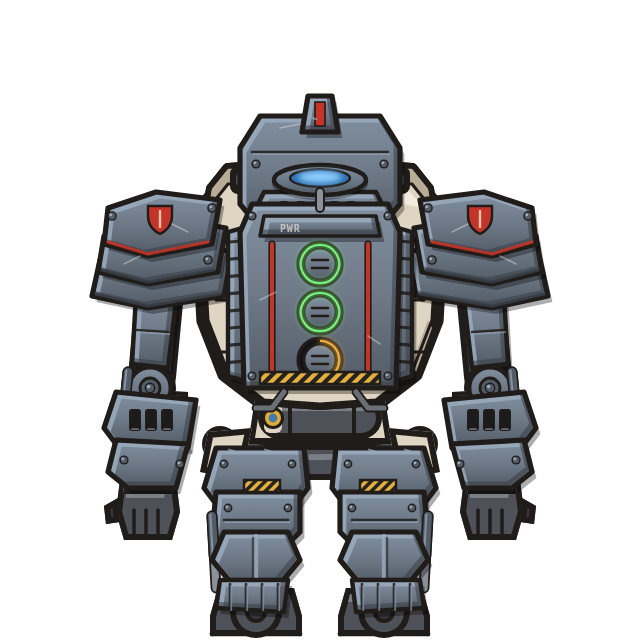
#> input picture Source/Art/frame/armor/armor_heavy_suit_north@2x.png, 640 x 640 px, given in place of 5bfa7880-image.jpg, which was not available
$ python pill_fit2.py out.png
#> lines starting #> are read from the running program, lines starting #| are printed output that depends on the picture; pictures that were not available may be replaced by others from this repository, and a replacement may not be noted
"""Pill-body sheets (east/south/north per suit) broken into pieces and fitted to our frame canvas, any number of
suits. Part cuts are given relative to each view's box (taken from the first sheet), colour rules per suit.
    python3 pill_fit2.py <out dir>"""
import colorsys, sys
import numpy as np
from PIL import Image, ImageDraw, ImageFilter
from scipy import ndimage
from scipy.cluster.vq import kmeans2
import vtracer

out = sys.argv[1]
UP = 3
U = '/root/.claude/uploads/5d357003-b193-5b47-8842-37bd7505c103/'
# part cuts relative to the view box (x, y in 0..1), from the first sheet
def rel(box, poly):
    x0, y0, x1, y1 = box
    return [((x - x0) / (x1 - x0), (y - y0) / (y1 - y0)) for x, y in poly]
B0 = {'south': (348, 64, 674, 562), 'north': (694, 64, 1008, 562), 'east': (14, 64, 312, 562)}
CUTS = {
    'south': [('pauldron_left', rel(B0['south'], [(348, 175), (448, 175), (448, 305), (348, 305)])),
              ('pauldron_right', rel(B0['south'], [(574, 175), (674, 175), (674, 305), (574, 305)])),
              ('helmet', rel(B0['south'], [(415, 64), (607, 64), (607, 240), (415, 240)])),
              ('groin', rel(B0['south'], [(476, 440), (548, 440), (548, 530), (476, 530)])),
              ('belt', rel(B0['south'], [(348, 408), (674, 408), (674, 462), (348, 462)])),
              ('chest', rel(B0['south'], [(398, 228), (626, 228), (626, 410), (398, 410)]))],
    'north': [('pauldron_left', rel(B0['north'], [(694, 178), (790, 178), (790, 300), (694, 300)])),
              ('pauldron_right', rel(B0['north'], [(912, 178), (1008, 178), (1008, 300), (912, 300)])),
              ('helmet', rel(B0['north'], [(750, 64), (950, 64), (950, 168), (750, 168)])),
              ('groin', rel(B0['north'], [(792, 432), (910, 432), (910, 528), (792, 528)])),
              ('belt', rel(B0['north'], [(694, 405), (1008, 405), (1008, 460), (694, 460)])),
              ('chest', rel(B0['north'], [(744, 160), (958, 160), (958, 407), (744, 407)]))],
    'east': [('pack', rel(B0['east'], [(14, 120), (100, 120), (100, 410), (14, 410)])),
             ('shoulder', rel(B0['east'], [(96, 188), (240, 188), (240, 335), (96, 335)])),
             ('helmet', rel(B0['east'], [(90, 64), (312, 64), (312, 245), (240, 245), (240, 188), (90, 188)])),
             ('belt', rel(B0['east'], [(14, 405), (312, 405), (312, 468), (14, 468)])),
             ('chest', rel(B0['east'], [(96, 186), (312, 186), (312, 407), (96, 407)]))],
}
PLACE = {
    'south': {'helmet': (160, 46, None, 78), 'chest': (160, 100, None, 130), 'pauldron_left': (80, None, 126, 64),
              'pauldron_right': (240, None, 126, 64), 'belt': (160, 200, None, 128), 'groin': (160, 214, None, 34)},
    'north': {'helmet': (160, 48, None, 80), 'chest': (160, 98, None, 130), 'pauldron_left': (78, None, 128, 62),
              'pauldron_right': (242, None, 128, 62), 'belt': (160, 200, None, 128), 'groin': (160, 212, None, 46)},
    'east': {'pack': (112, 92, None, 34), 'helmet': (166, 46, None, 84), 'chest': (158, 100, None, 92),
             'shoulder': (160, None, 142, 58), 'belt': (160, 200, None, 92)},
}
ORDER = {'south': ['belt', 'groin', 'chest', 'pauldron_left', 'pauldron_right', 'helmet'],
         'north': ['belt', 'groin', 'chest', 'helmet', 'pauldron_left', 'pauldron_right'],
         'east': ['pack', 'belt', 'chest', 'helmet', 'shoulder']}

def keep_classic(h, s, v):   return v > 0.82 and s < 0.15                       # the white star
def keep_mining(h, s, v):    return v > 0.86 and s < 0.5                        # headlamps
def keep_future(h, s, v):    return s > 0.45 and v > 0.45                       # red visor, orange/cyan lights
SUITS = {
    'classic': (U + '5bfa7880-image.jpg', B0, keep_classic),
    'mining': (U + '7d027756-image.jpg', {'east': (12, 52, 250, 430), 'south': (290, 55, 540, 425), 'north': (565, 55, 815, 430)}, keep_mining),
    'future': (U + '7d027756-image.jpg', {'east': (15, 565, 255, 945), 'south': (290, 570, 545, 945), 'north': (565, 565, 815, 950)}, keep_future),
}

def reduce(rgb, alpha, keep, k=8):
    px = np.array(rgb).reshape(-1, 3).astype(float); on = alpha.reshape(-1) > 0
    cent, lab = kmeans2(px[on], k, minit='++', seed=3)
    res = []
    for c in cent:
        r, g, b = c / 255; h, s, v = colorsys.rgb_to_hsv(r, g, b); lum = 0.3 * r + 0.59 * g + 0.11 * b
        if keep(h, s, v): res.append(c)
        elif lum < 0.12: res.append(np.array([44, 40, 40.0]))
        else:
            g_ = min(235, 30 + lum * 255 * 1.35); res.append(np.array([g_, g_, g_ + 3]))
    q = np.zeros_like(px); q[on] = np.array(res)[lab]
    return np.dstack([q.reshape(alpha.shape + (3,)).astype(np.uint8), alpha])

for suit, (src, boxes, keep) in SUITS.items():
    sheet = Image.open(src).convert('RGB'); BG = np.array(sheet.getpixel((5, 5)), float)
#> after `sheet = Image.open(src).convert('RGB')`:
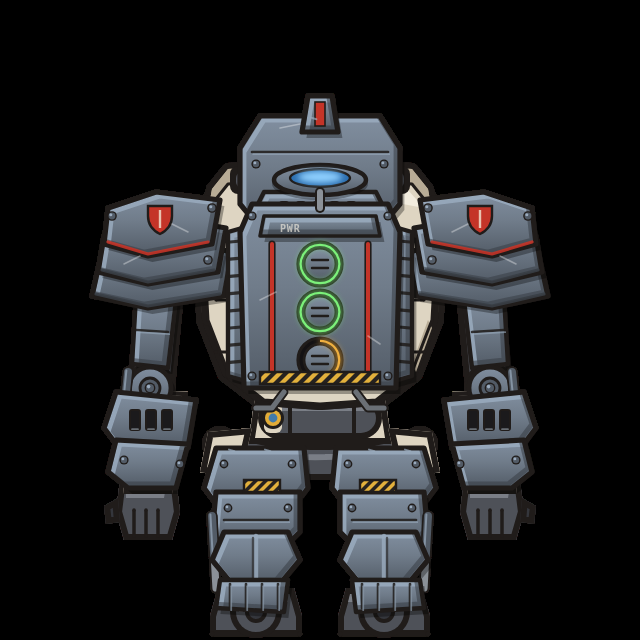
#> sheet: PIL image 640x640 RGB; mean R, G, B 33.9, 35.2, 37.1
#> after `BG = np.array(sheet.getpixel((5, 5)), float)`: BG = [0, 0, 0]
    for view, (x0, y0, x1, y1) in boxes.items():
        im = sheet.crop((x0, y0, x1, y1)); w, h = im.size
        im = im.resize((w * UP, h * UP), Image.LANCZOS); a = np.array(im).astype(float)
        near = np.sqrt(((a - BG) ** 2).sum(-1)) < 28
        lab, _ = ndimage.label(near)
        edge = set(np.unique(np.concatenate([lab[0], lab[-1], lab[:, 0], lab[:, -1]]))) - {0}
        alpha = (~ndimage.binary_opening(np.isin(lab, list(edge)), iterations=2)).astype(np.uint8) * 255
        rgb = Image.fromarray(np.array(im)).filter(ImageFilter.MedianFilter(5))
        taken = np.zeros(alpha.shape, bool); groups = {}; bx = {}
        for name, poly in CUTS[view]:
            m = Image.new('L', im.size); ImageDraw.Draw(m).polygon([(px_ * w * UP, py_ * h * UP) for px_, py_ in poly], fill=255)
            mine = (np.array(m) > 0) & ~taken & (alpha > 0); taken |= mine
            if not mine.any(): continue
            ys_, xs_ = np.nonzero(mine); bx[name] = (xs_.min(), ys_.min(), xs_.max(), ys_.max())
            p = f'pill_parts/{suit}_{view}_{name}.png'
            Image.fromarray(reduce(rgb, (mine * 255).astype(np.uint8), keep), 'RGBA').save(p)
#> (the run stopped early here; a loop or call above may not have finished)

$ run again, on Source/Art/frame/armor/armor_heavy_suit_south@2x.png
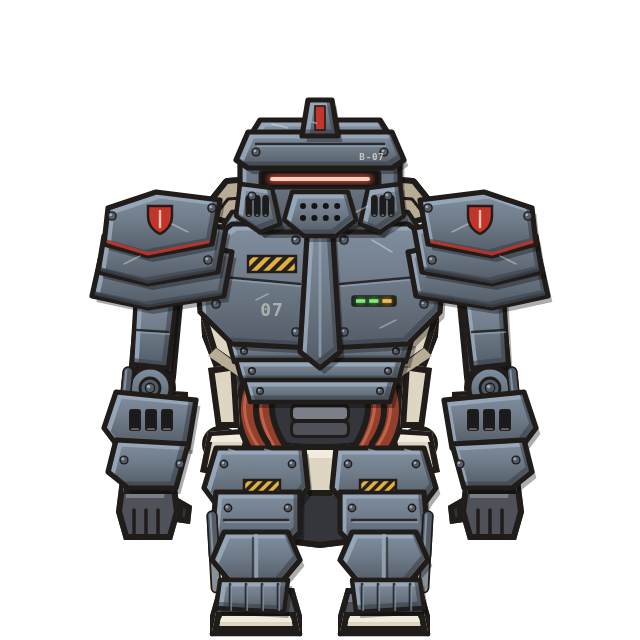
#> input picture Source/Art/frame/armor/armor_heavy_suit_south@2x.png, 640 x 640 px, given in place of 5bfa7880-image.jpg, which was not available
#> `sheet = Image.open(src).convert('RGB')`:
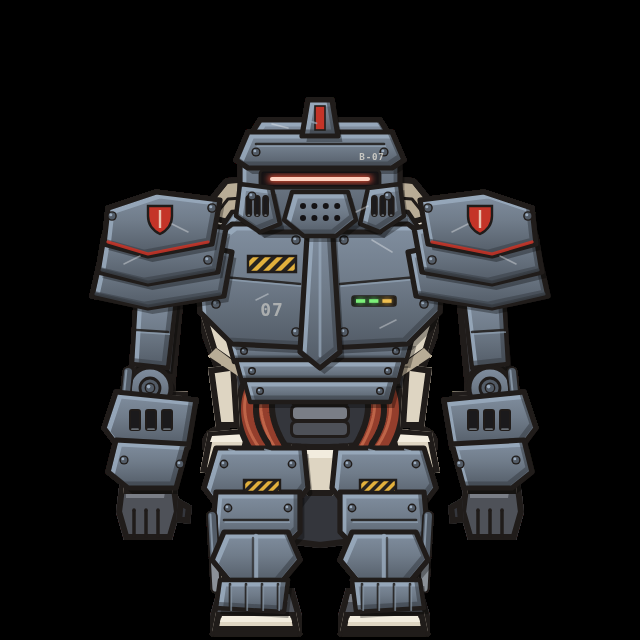
#> sheet: PIL image 640x640 RGB; mean R, G, B 34.8, 35.6, 37.7
#> BG = [0, 0, 0]
